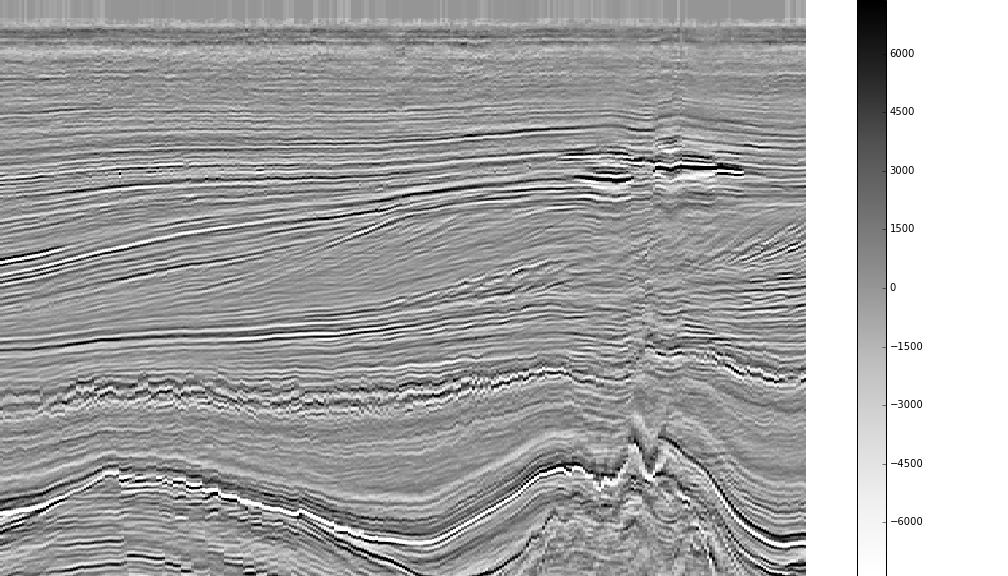
#> input picture notebooks/data/cbar/test.png, 1008 x 576 px
$ jupyter execute --allow-errors lightness_plots.ipynb   (shell and % lines are left out)   (Python 2 division)
#> lines starting #> are read from the running program, lines starting #| are printed output that depends on the picture; long printed decimals are rounded
#### Objective

In this notebook I am testing a reduced workflow that will:

1) input a geophysical map as an image

2) reduce the number of colours

3) convert the image with reduced colours from RGB to HSL

4) extract unique values of H, then sort those and also the L values in the correponding pixels, by the same index

5) visualize the result as an H vs. L curve to QC of the method

6) run the perceptual test by checking for monotonicity

#### Preliminaries - import main libraries

[cell 1]
import numpy as np
import matplotlib.pyplot as plt

from skimage import data, io, segmentation, color
from skimage.future import graph

[cell 2]
import requests
from PIL import Image
from io import StringIO

#### Import test image. The colormap is Matlab's Jet

[cell 3]
url = 'https://mycarta.files.wordpress.com/2015/04/jet_tight.png'
#> (the rest of this cell did not finish here and is left out)

[cell 4]
img = np.asarray(Image.open('data/cbar/test.png'))[...,:3]

[cell 5]
# plot image
fig = plt.figure(figsize=(6,6))
ax1 = fig.add_subplot(111)
plt.imshow(img)
ax1.xaxis.set_ticks([])
ax1.yaxis.set_ticks([])
plt.show()

#### Reduce number of colours

I use here Scikit-learn segmentation using k-means clustering in Color-(x,y,z) space:
http://scikit-image.org/docs/dev/api/skimage.segmentation.html#skimage.segmentation.slic

[cell 6]
# parameters chosen by trial and error. Will have to find a way to automatically optimize them
labels1 = segmentation.slic(img, compactness=30, n_segments=32)
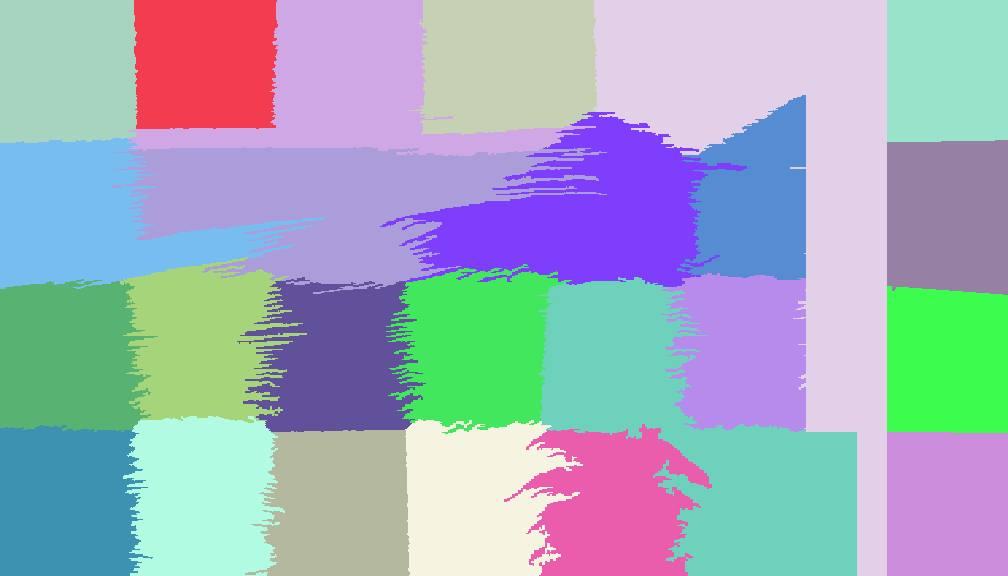
#> labels1: shape (576, 1008) int64; 24 distinct labels, from 1 to 24; one colour per label, 0 black
out1 = color.label2rgb(labels1, img, kind='avg')
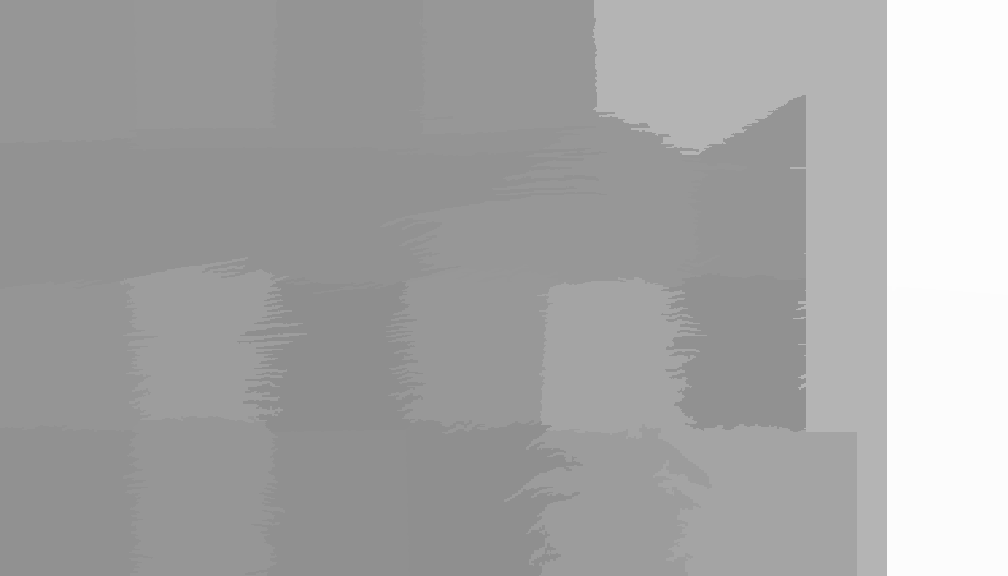
#> out1: shape (576, 1008, 3); min 142, max 253, mean 165.8

[cell 7]
fig = plt.figure(figsize=(6,6))
ax1 = fig.add_subplot(111)
plt.imshow(out1)
ax1.xaxis.set_ticks([])
ax1.yaxis.set_ticks([])
plt.show()

#### Convert from RGB to HSL, get  unique values of H, S, and L then sort both lightness L and hue H, by increasing values of H

I tried two methods that return the same result:

1) get H, L, combine into 2D array, sort unique rows

2) sort H, with index returned then sort L with index

[cell 8]
width, height, dump = np.shape(out1)
#> width = 576; height = 1008; dump = 3
print(width, height, dump)
#| 576 1008 3

[cell 9]
# method 1
# extract lightness and hue, combine them into a 2D array

# extract
from skimage.color import rgb2lab, lab2lch, lch2lab, lab2rgb
lab = rgb2lab(out1)
#> lab: shape (576, 1008, 3) float64; mean of channels 0, 1, 2 67.8, 0, 0
lch = lab2lch(lab)
#> lch: shape (576, 1008, 3) float64; mean of channels 0, 1, 2 67.8, 0, 2.1

lab = np.asarray(lab)
lch = np.asarray(lch)

# reshape
pixels_lab = np.reshape(lab, (width*height, -1))
l1, a, b = np.split(pixels_lab, 3, axis=-1)

pixels_lch = np.reshape(lch, (width*height, -1))
l2, c, h = np.split(pixels_lch, 3, axis=-1)

# flatten
import itertools
lM = list(itertools.chain.from_iterable(l2))
#> lM = 580608 items
hM = list(itertools.chain.from_iterable(h))
#> hM = 580608 items

# zip together to make 2D numpy array
lhM = np.asarray(list(zip(hM,lM)))
#> lhM = 580608 pairs, first value 2.06 to 2.06, second value 59.02 to 99.31

[cell 10]
lhM
#> Out has the same summary as lhM

[cell 11]
# Sorting unique rows
# Joe Kington's answer on Stackoverflow: http://stackoverflow.com/a/16971224
def unique_rows(data):
    print(data.shape)
#| (580608, 2)
    uniq = np.unique(data.view(data.dtype.descr * data.shape[1]))
    return uniq.view(data.dtype).reshape(-1, data.shape[1])

[cell 12]
uniqLM = unique_rows(lhM)
#> uniqLM = 16 rows, first 8: [2.06, 62.08], [2.06, 61.32], [2.06, 64.36], [2.06, 64.74], [2.06, 60.17], [2.06, 59.4], [2.06, 73.31], [2.06, 67.37]
uniqLM.shape
#> Out = (16, 2)

[cell 13]
# method 2
# sorting both lightness and hue by hue separately

from skimage.color import rgb2lab, lab2lch, lch2lab, lab2rgb
lab = rgb2lab(out1)
lch = lab2lch(lab)
#> lch: shape (576, 1008, 3) float64; mean of channels 0, 1, 2 67.8, 0, 2.1

lab = np.asarray(lab)
lch = np.asarray(lch)

pixels_lab = np.reshape(lab, (width*height, -1))
l1, a, b = np.split(pixels_lab, 3, axis=-1)

pixels_lch = np.reshape(lch, (width*height, -1))
l2, c, h = np.split(pixels_lch, 3, axis=-1)

huniq, unidx = np.unique(h, return_index=True)
#> huniq = [2.06, 2.06, 2.06, 2.06, 2.06, 2.06, 2.06, 2.06, 2.06, 2.06, 2.06, 2.06, 2.06, 2.06, 2.06, 2.06]; unidx = [0, 277, 428034, 259301, 275891, 422770, 594, 279834, 266635, 433783, 887, 134, 139217, 289175, 279518, 96562]
luniq = l2[unidx]
#> luniq = [62.08, 61.32, 64.36, 64.74, 60.17, 59.4, 73.31, 67.37, 62.84, 59.79, 99.31, 62.46, 60.56, 98.96, 59.02, 61.7]
cuniq = c[unidx]
#> cuniq = [0.00354, 0.00351, 0.00364, 0.00366, 0.00345, 0.00342, 0.00405, 0.00378, 0.00358, 0.00344, 0.00523, 0.00356, 0.00347, 0.00521, 0.0034, 0.00352]

# flatten luniq, cuniq
import itertools
luniqM = list(itertools.chain.from_iterable(luniq))
#> luniqM has the same summary as luniq
cuniqM = list(itertools.chain.from_iterable(cuniq))
#> cuniqM has the same summary as cuniq

[cell 14]
# compare output of two methods
lhM2 = np.asarray(list(zip(huniq,luniqM)))
#> lhM2 has the same summary as uniqLM
print('method 2')
print('         H            L')
print(lhM2[:4])
#| [[ 2.056 62.082]
#|  [ 2.056 61.320]
#|  [ 2.056 64.359]
#|  [ 2.056 64.737]]
print(lhM2[-4:])
#| [[ 2.056 60.555]
#|  [ 2.056 98.964]
#|  [ 2.056 59.020]
#|  [ 2.056 61.701]]

print('method 1')
print('         H            L')
print(uniqLM[:4])
#| [[ 2.056 62.082]
#|  [ 2.056 61.320]
#|  [ 2.056 64.359]
#|  [ 2.056 64.737]]
print(uniqLM[-4:])
#| [[ 2.056 60.555]
#|  [ 2.056 98.964]
#|  [ 2.056 59.020]
#|  [ 2.056 61.701]]

#### Import a function to plot colored lines in the final plot using the colormap created above

From David Sanders:
https://github.com/dpsanders/matplotlib-examples/blob/master/colorline.ipynb

[cell 15]
from matplotlib.collections import LineCollection
from matplotlib.colors import ListedColormap, BoundaryNorm


# Data manipulation:

def make_segments(x, y):
    '''
    Create list of line segments from x and y coordinates, in the correct format for LineCollection:
    an array of the form   numlines x (points per line) x 2 (x and y) array
    '''

    points = np.array([x, y]).T.reshape(-1, 1, 2)
    segments = np.concatenate([points[:-1], points[1:]], axis=1)

    return segments


# Interface to LineCollection:

def colorline(x, y, z=None, cmap=plt.get_cmap('copper'), norm=plt.Normalize(0.0, 1.0), linewidth=3, alpha=1.0):
    '''
    Plot a colored line with coordinates x and y
    Optionally specify colors in the array z
    Optionally specify a colormap, a norm function and a line width
    '''

    # Default colors equally spaced on [0,1]:
    if z is None:
        z = np.linspace(0.0, 1.0, len(x))

    # Special case if a single number:
    if not hasattr(z, "__iter__"):  # to check for numerical input -- this is a hack
        z = np.array([z])

    z = np.asarray(z)

    segments = make_segments(x, y)
    lc = LineCollection(segments, array=z, cmap=cmap, norm=norm, linewidth=linewidth, alpha=alpha)

    ax = plt.gca()
    ax.add_collection(lc)

    return lc


def clear_frame(ax=None):
    # Taken from a post by Tony S Yu
    if ax is None:
        ax = plt.gca()
    ax.xaxis.set_visible(False)
    ax.yaxis.set_visible(False)
    for spine in ax.spines.itervalues():
        spine.set_visible(False)

#### Make final plot of the sorted hue, H versus lightness, L, colored by L

[cell 16]
# To color by L, it has to be normalized to [0 1]
luniqM_n=(luniqM-min(luniqM))/(max(luniqM)-min(luniqM))
#> luniqM_n = [0.076, 0.0571, 0.133, 0.142, 0.0286, 0.00954, 0.355, 0.207, 0.0949, 0.0191, 1, 0.0854, 0.0381, 0.991, 0, 0.0665]

fig = plt.figure(figsize=(16,4))
plt.xticks(np.arange(0, 2.25*np.pi,0.25*np.pi),[0.,   45.,   90.,  135.,  180.,  225.,  270.,  315., 360.])
# Hue as 0-360 angle

ax1 = fig.add_subplot(111)

# ax1.scatter(huniq, luniq)
colorline(huniq,luniqM, luniqM_n, linewidth=4,cmap='gray')
#> in colorline, `z = np.asarray(z)`: z has the same summary as luniqM_n outside colorline
#> in make_segments, `points = np.array([x, y]).T.reshape(-1, 1, 2)`: points has the same summary as uniqLM outside make_segments
ax1.set_xlim(0, 2.25*np.pi)
ax1.set_ylim(-5, 105)
ax1.text(5, 95, 'H vs. L - colored by L', va='top')
plt.show()
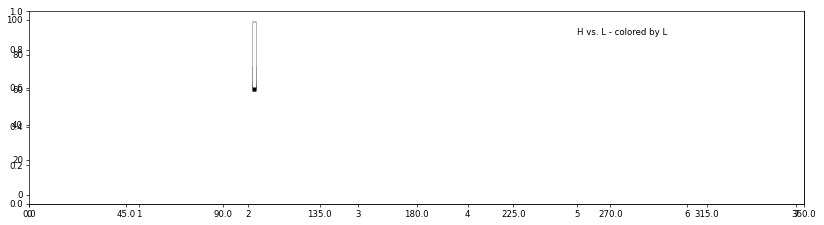
#> figure drawn by matplotlib, 1 panel

[cell 17]
# as of Nov 05, 2015 after reinstalling Anaconda, using Colorline gives a future warning:
# https://github.com/dpsanders/matplotlib-examples/issues/1
# rerun above to suppress warning

#### Run perceptual test checks for monotonicity

[cell 18]
# Stackoverflow answer http://stackoverflow.com/a/4985520

def pairwise(seq):
    items = iter(seq)
    last = next(items)
    for item in items:
        yield last, item
        last = item

def strictly_increasing(L):
    return all(x<y for x, y in pairwise(L))

def strictly_decreasing(L):
    return all(x>y for x, y in pairwise(L))

def non_increasing(L):
    return all(x>=y for x, y in pairwise(L))

def non_decreasing(L):
    return all(x<=y for x, y in pairwise(L))

[cell 19]
print(strictly_increasing(luniq))
#| False
print(non_decreasing(luniq))
#| False

print(strictly_decreasing(luniq))
#| False
print(non_increasing(luniq))
#| False

#### Now we try it on an abstract rainbow image

[cell 20]
# Originally from: http://bgfons.com/upload/rainbow_texture1761.jpg. Resized and saved as png
url = 'https://mycarta.files.wordpress.com/2015/11/rainbow_texture17611.png'
#> (the rest of this cell did not finish here and is left out)

[cell 21]
# plot image
fig = plt.figure(figsize=(6,6))
ax1 = fig.add_subplot(111)
plt.imshow(img)
ax1.xaxis.set_ticks([])
ax1.yaxis.set_ticks([])
plt.show()

[cell 22]
labels1 = segmentation.slic(img, compactness=30, n_segments=32)
out1 = color.label2rgb(labels1, img, kind='avg')

[cell 23]
fig = plt.figure(figsize=(6,6))
ax1 = fig.add_subplot(111)
plt.imshow(out1)
ax1.xaxis.set_ticks([])
ax1.yaxis.set_ticks([])
plt.show()

[cell 24]
width, height, dump = np.shape(out1)
# method 2
# sorting both lightness and hue by hue separately

from skimage.color import rgb2lab, lab2lch, lch2lab, lab2rgb
lab = rgb2lab(out1)
lch = lab2lch(lab)

lab = np.asarray(lab)
lch = np.asarray(lch)


pixels_lab = np.reshape(lab, (width*height, -1))
l1, a, b = np.split(pixels_lab, 3, axis=-1)

pixels_lch = np.reshape(lch, (width*height, -1))
l2, c, h = np.split(pixels_lch, 3, axis=-1)

huniq, unidx = np.unique(h, return_index=True)
luniq = l2[unidx]
cuniq = c[unidx]

# flatten luniq, cuniq
import itertools
luniqM = list(itertools.chain.from_iterable(luniq))
cuniqM = list(itertools.chain.from_iterable(cuniq))

[cell 25]
# To color by L, it has to be normalized to [0 1]
luniqM_n=(luniqM-min(luniqM))/(max(luniqM)-min(luniqM))

fig = plt.figure(figsize=(8,4))
plt.xticks(np.arange(0, 2.25*np.pi,0.25*np.pi),[0.,   45.,   90.,  135.,  180.,  225.,  270.,  315., 360.])
# Hue as 0-360 angle

ax1 = fig.add_subplot(111)

# ax1.scatter(huniq, luniq)
colorline(huniq,luniqM, luniqM_n, linewidth=4,cmap='gray')
ax1.set_xlim(0, 2.25*np.pi)
ax1.set_ylim(-5, 105)
ax1.text(5, 95, 'H vs. L - colored by L', va='top')
plt.show()
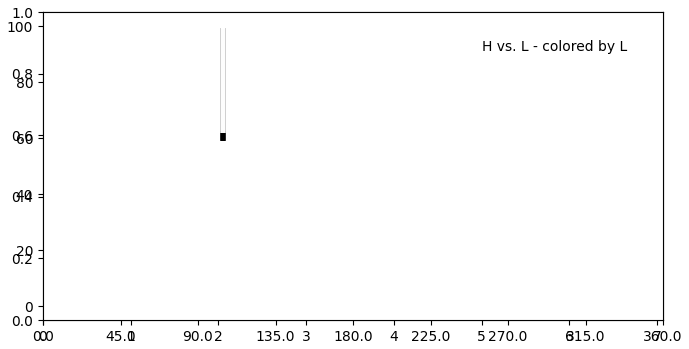
#> figure drawn by matplotlib, 1 panel

[cell 26]
print strictly_increasing(luniq)
#| False
print non_decreasing(luniq)
#| False

print strictly_decreasing(luniq)
#| False
print non_increasing(luniq)
#| False

##### Try it on mycarta perceptual rainbow

[cell 27]
url = 'https://mycarta.files.wordpress.com/2015/04/cubic_no_red_tight.png'
#> (the rest of this cell did not finish here and is left out)

[cell 28]
# plot image
fig = plt.figure(figsize=(6,6))
ax1 = fig.add_subplot(111)
plt.imshow(img)
ax1.xaxis.set_ticks([])
ax1.yaxis.set_ticks([])
plt.show()

[cell 29]
labels1 = segmentation.slic(img, compactness=30, n_segments=32)
out1 = color.label2rgb(labels1, img, kind='avg')

[cell 30]
fig = plt.figure(figsize=(6,6))
ax1 = fig.add_subplot(111)
plt.imshow(out1)
ax1.xaxis.set_ticks([])
ax1.yaxis.set_ticks([])
plt.show()

[cell 31]
width, height, dump = np.shape(out1)
# method 2
# sorting both lightness and hue by hue separately

from skimage.color import rgb2lab, lab2lch, lch2lab, lab2rgb
lab = rgb2lab(out1)
lch = lab2lch(lab)

lab = np.asarray(lab)
lch = np.asarray(lch)


pixels_lab = np.reshape(lab, (width*height, -1))
l1, a, b = np.split(pixels_lab, 3, axis=-1)

pixels_lch = np.reshape(lch, (width*height, -1))
l2, c, h = np.split(pixels_lch, 3, axis=-1)

huniq, unidx = np.unique(h, return_index=True)
luniq = l2[unidx]
cuniq = c[unidx]

# flatten luniq, cuniq
import itertools
luniqM = list(itertools.chain.from_iterable(luniq))
cuniqM = list(itertools.chain.from_iterable(cuniq))

[cell 32]
# To color by L, it has to be normalized to [0 1]
luniqM_n=(luniqM-min(luniqM))/(max(luniqM)-min(luniqM))

fig = plt.figure(figsize=(8,4))
plt.xticks(np.arange(0, 2.25*np.pi,0.25*np.pi),[0.,   45.,   90.,  135.,  180.,  225.,  270.,  315., 360.])
# Hue as 0-360 angle

ax1 = fig.add_subplot(111)

# ax1.scatter(huniq, luniq)
colorline(huniq,luniqM, luniqM_n, linewidth=4,cmap='gray')
ax1.set_xlim(0, 2.25*np.pi)
ax1.set_ylim(-5, 105)
ax1.text(5, 95, 'H vs. L - colored by L', va='top')
plt.show()

[cell 33]
print strictly_increasing(luniq)
#| False
print strictly_decreasing(luniq)
#| False

print non_increasing(luniq)
#| False
print non_decreasing(luniq)
#| False

The test should have worked but it did not.
We need to include some smoothing, or despiking to deal with small non monotonic value pairs. See below tests

[cell 34]
print luniqM[:15]
#| [62.082, 61.320, 64.359, 64.737, 60.172, 59.405, 73.312, 67.370, 62.843, 59.789, 99.310, 62.463, 60.555, 98.964, 59.020]
plt.plot(luniqM[:15])
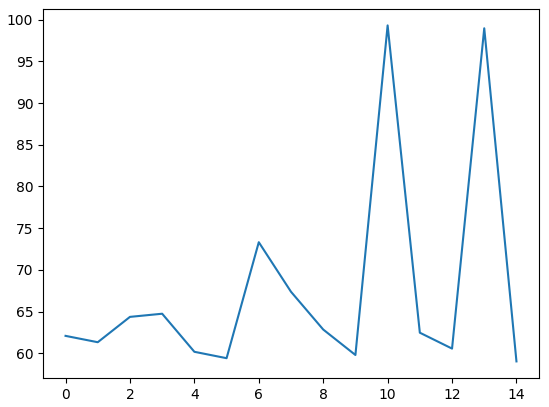
#> figure drawn by matplotlib, 1 panel; curve peaks at x = 10, y = 99.31

#### From Matt Hall
https://github.com/kwinkunks/notebooks/blob/master/Backus.ipynb

[cell 35]
def moving_average(a, length, mode='valid'):

    #pad = np.floor(length/2)
#> called with a = array of shape (16,), length = 7, mode = 'same'
    pad = int(np.floor(length/2))   # replace to prevent a deprecation warning
                                    # due to passing a float as an index

    if mode == 'full':
        pad *= 2

    # Make a padded version, paddding with first and last values
    r = np.empty(a.shape[0] + 2*pad)
    r[:pad] = a[0]
    r[pad:-pad] = a
    r[-pad:] = a[-1]

    # Cumsum with shifting trick
    s = np.cumsum(r, dtype=float)
#> s = 22 values from 62.08 to 1448.8
    s[length:] = s[length:] - s[:-length]
    out = s[length-1:]/length

    # Decide what to return
    if mode == 'same':
        if out.shape[0] != a.shape[0]:
            # If size doesn't match, then interpolate.
            out = (out[:-1,...] + out[1:,...]) / 2
        return out
    elif mode == 'valid':
        return out[pad:-pad]
    else: # mode=='full' and we used a double pad
        return out

[cell 36]
avg = moving_average(np.asarray(luniqM), 7, mode='same')
#> avg = [62.68, 62.4, 62.02, 63.63, 64.38, 64.6, 63.95, 68.89, 69.21, 69.38, 73.04, 71.85, 71.69, 71.96, 66.59, 66.48]
plt.plot(avg[:15])
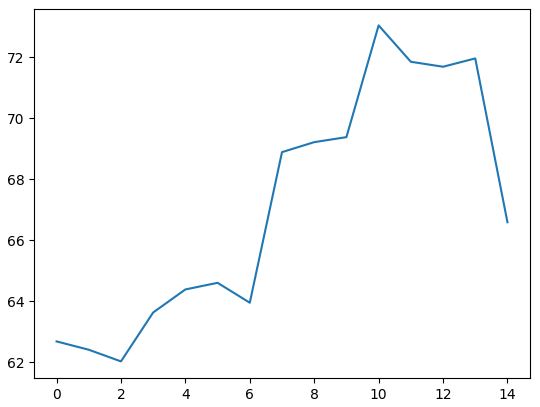
#> figure drawn by matplotlib, 1 panel; curve peaks at x = 10, y = 73.04

[cell 37]
print strictly_increasing(avg)
#| False
print non_decreasing(avg)
#| False

print strictly_decreasing(avg)
#| False
print non_increasing(avg)
#| False

$ run again, with notebooks/data/cbar/boxer.png copied over notebooks/data/cbar/test.png
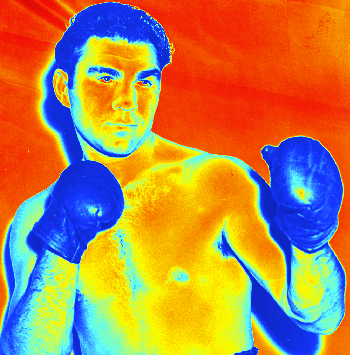
#> input picture notebooks/data/cbar/boxer.png, 350 x 355 px
#> labels1: shape (355, 350) int64; 21 distinct labels, from 1 to 21
#> `out1 = color.label2rgb(labels1, img, kind='avg')`:
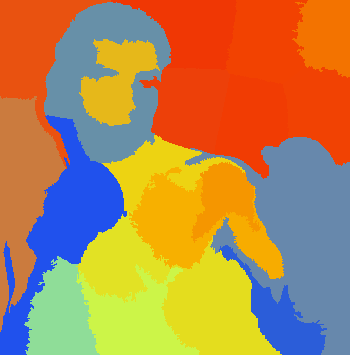
#> out1: shape (355, 350, 3); mean R, G, B 179.6, 134.8, 80.7
#| 355 350 3
#> lab: shape (355, 350, 3) float64; mean of channels 0, 1, 2 63.2, 19.3, 32.7
#> lM = 124250 items
#> lhM = 124250 pairs, first value 0.761 to 5.19, second value 41.69 to 91.06
#> `lhM`: Out has the same summary as lhM
#| (124250, 2)
#> uniqLM = 21 rows, first 8: [0.761, 53.25], [0.775, 53.97], [0.78, 53.7], [0.793, 54.67], [0.795, 54.85], [0.839, 55.48], [1.01, 62.78], [1.05, 59.17]
#> huniq = 21 values from 0.761 to 5.19; unidx = 21 values, max 92536 at index 15, min 0 at index 5, mean 41131.3
#> luniq = 21 values, max 91.06 at index 15, min 41.69 at index 20, mean 65.53
#> cuniq = 21 values, max 93.47 at index 0, min 18.79 at index 17, mean 75.5
#> luniqM = [53.25, 53.97, 53.7, 54.67, 54.85, 55.48, 62.78, 59.17, 70.34, 75.63, 76.58, 76.79, 84.3, 86.16, 87.33, 91.06, 81.74, 57.71, 55.55, 43.29, 41.69]
#> cuniqM = [93.47, 93.07, 90.01, 91.93, 92.59, 83.83, 83.49, 52.38, 80.26, 80.75, 80.96, 75.52, 83.09, 83.55, 83.93, 82.47, 46.24, 18.79, 22.78, 73.87, 92.56]
#> lhM2 has the same summary as uniqLM
#| [[ 0.761 53.246 ]
#|  [ 0.7753 53.969]
#|  [ 0.7796 53.704]
#|  [ 0.7927 54.668]]
#| [[ 4.284 57.709]
#|  [ 4.617 55.552]
#|  [ 5.109   43.285]
#|  [ 5.192 41.694]]
#| [[ 0.761 53.246 ]
#|  [ 0.7753 53.969]
#|  [ 0.7796 53.704]
#|  [ 0.7927 54.668]]
#| [[ 4.284 57.709]
#|  [ 4.617 55.552]
#|  [ 5.109   43.285]
#|  [ 5.192 41.694]]
#> luniqM_n = 21 values, max 1 at index 15, min 0 at index 20, mean 0.483
#> z has the same summary as luniqM_n outside colorline
#> points has the same summary as uniqLM outside make_segments
#| False
#| False
#| False
#| False
#| False
#| False
#| False
#| False
#| False
#| False
#| False
#| False
#| [53.246, 53.969, 53.704, 54.668, 54.847, 55.483, 62.778, 59.171, 70.337, 75.628, 76.576, 76.789, 84.298, 86.158, 87.335]
#> avg = 21 values, max 83.42 at index 13, min 46.19 at index 20, mean 65.4
#> `[cell 36] avg = moving_average(np.asarray(luniqM), 7, mode='same') plt..`:
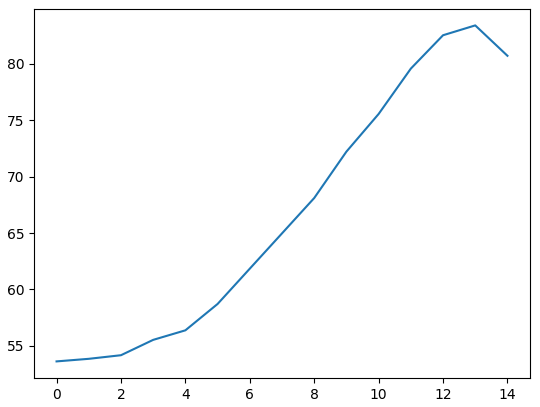
#> figure drawn by matplotlib, 1 panel; curve peaks at x = 13, y = 83.42
#| False
#| False
#| False
#| False
